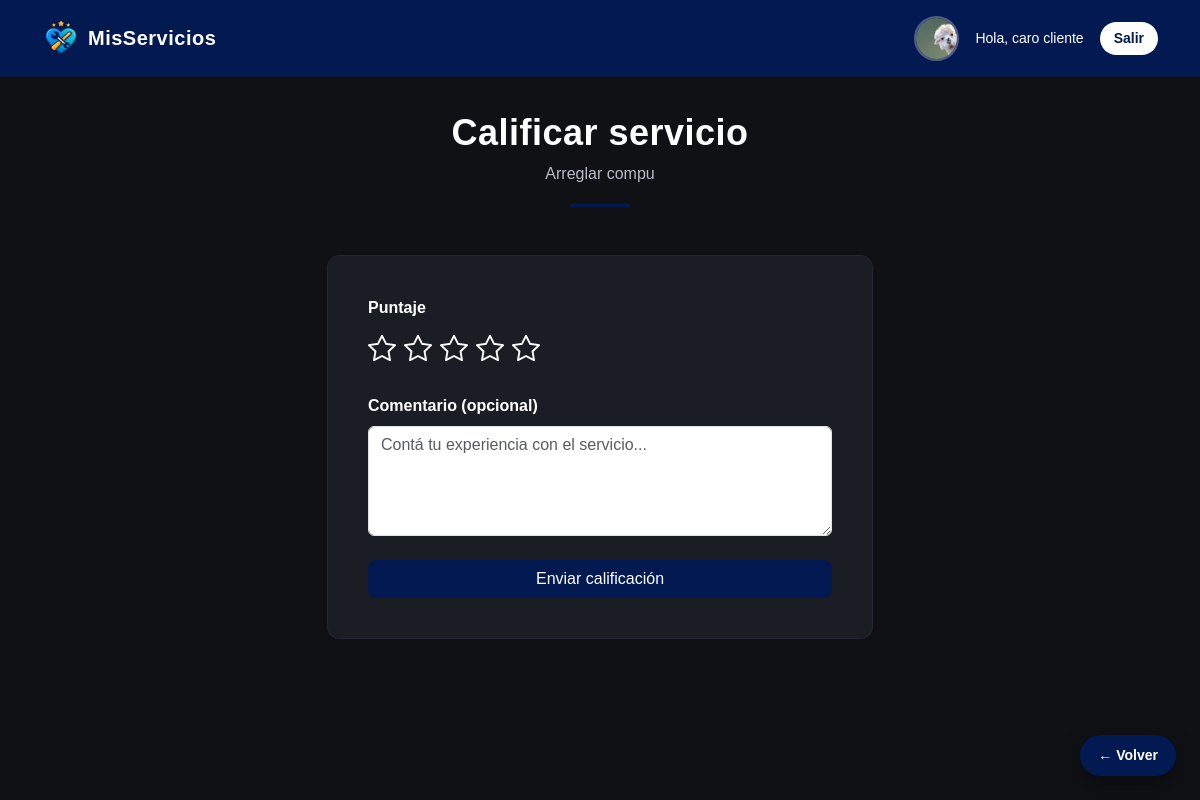
The page /servicio/2/calificar (signed in) on the database its author committed.
### models.py (models this page shows, shortened)
class Usuario(UserMixin, db.Model):
    __tablename__ = 'usuarios'
    id = db.Column(db.Integer, primary_key=True)
    nombre = db.Column(db.String(100), nullable=False)
    email = db.Column(db.String(120), unique=True, nullable=False)
    password = db.Column(db.String(255), nullable=False)
    rol = db.Column(db.String(20), nullable=False)
    imagen = db.Column(db.String(200))
    calificaciones = db.relationship('Calificacion', backref='cliente', lazy=True)

class Servicio(db.Model):
    __tablename__ = 'servicios'
    id = db.Column(db.Integer, primary_key=True)
    titulo = db.Column(db.String(100), nullable=False)
    descripcion = db.Column(db.Text, nullable=False)
    categoria = db.Column(db.String(50), nullable=False)
    usuario_id = db.Column(
        db.Integer,
        db.ForeignKey('usuarios.id'),
        nullable=False
    )
    usuario = db.relationship('Usuario', backref='servicios', lazy=True)
    calificaciones = db.relationship(
        'Calificacion',
        backref='servicio',
        lazy=True,
        cascade='all, delete-orphan'
    )

### app.py (the view, shortened to what this page needs)
@app.route('/servicio/<int:servicio_id>/calificar', methods=['GET', 'POST'])
@login_required
def calificar_servicio(servicio_id):
    if current_user.rol != 'cliente':
        flash('Solo los clientes pueden calificar servicios')
        return redirect(url_for('dashboard'))
    servicio = Servicio.query.get_or_404(servicio_id)
    return render_template('calificar_servicio.html', servicio=servicio)

### app.py (called while the page is built)
@login_manager.user_loader
def load_user(user_id):
    return Usuario.query.get(int(user_id))

### templates/calificar_servicio.html
{% extends "base.html" %}
{% from "components/estrellas.html" import estrellas_input %}
{% block page_header %}
    {% set titulo = "Calificar servicio" %}
    {% set subtitulo = servicio.titulo %}
    {% include "components/page_header.html" %}
{% endblock %}
{% block content %}
<div class="row justify-content-center">
    <div class="col-12 col-md-8 col-lg-6">
        <div class="card shadow-sm">
            <div class="card-body">
                <form method="POST">
                    <label class="mb-2 fw-bold">Puntaje</label>
                    {{ estrellas_input('estrellas') }}
                    <label class="mt-4 mb-2 fw-bold">Comentario (opcional)</label>
                    <textarea name="comentario"
                              class="form-control"
                              rows="4"
                              placeholder="Contá tu experiencia con el servicio..."></textarea>
                    <button class="btn btn-primary w-100 mt-4">
                        Enviar calificación
                    </button>
                </form>
            </div>
        </div>
    </div>
</div>
{% endblock %}

### templates/base.html (shortened to what this page needs)
<!DOCTYPE html>
<html lang="es">
<head>
    <link href="https://cdn.jsdelivr.net/npm/bootstrap@5.3.2/dist/css/bootstrap.min.css" rel="stylesheet">
    <link rel="stylesheet" href="{{ url_for('static', filename='css/styles.css') }}">
    <link rel="stylesheet" href="https://cdn.jsdelivr.net/npm/bootstrap-icons@1.11.3/font/bootstrap-icons.css">
</head>
<body>
<nav class="navbar navbar-expand-lg navbar-dark navbar-custom">
    <div class="container">
        <a class="navbar-brand d-flex align-items-center gap-2 fw-bold"
           href="{% if current_user.is_authenticated %}
                    {{ url_for('dashboard') }}
                 {% else %}
                    {{ url_for('index') }}
                 {% endif %}">
            <img src="{{ url_for('static', filename='img/logo-icon.png') }}"
                 class="logo-navbar">
            <span class="logo-text">MisServicios</span>
        </a>
        <div class="collapse navbar-collapse justify-content-lg-end text-center" id="navbarContent">
            {% if current_user.is_authenticated %}
            <div class="d-flex flex-column flex-lg-row align-items-center gap-3 mt-3 mt-lg-0">
                {% if current_user.imagen %}
                    <img src="{{ url_for('static', filename='uploads/' + current_user.imagen) }}"
                         class="avatar-navbar">
                {% else %}
                    <div class="prestador-avatar-placeholder">
                        {{ current_user.nombre[0] }}
                    </div>
                {% endif %}
                <span class="text-white small">
                    Hola, {{ current_user.nombre }}
                </span>
                <a href="{{ url_for('logout') }}" class="btn btn-logout btn-sm">
                    Salir
                </a>
            </div>
            {% endif %}
        </div>
    </div>
</nav>
<main class="container py-4">
    {% block page_header %}{% endblock %}
    {% block content %}{% endblock %}
</main>
{% if request.endpoint not in ['index'] %}
<a href="javascript:history.back()" class="btn-volver">
    ← Volver
</a>
{% endif %}
</body>
</html>

### templates/components/page_header.html
<div class="container text-center px-3 mb-5 page-header">
  <h1 class="page-title">
    {{ titulo }}
  </h1>
  {% if subtitulo %}
    <p class="page-subtitle">
      {{ subtitulo }}
    </p>
  {% endif %}
  <div class="page-header-line"></div>
</div>

### static/css/styles.css (style rules this page uses)
:root { --primary-color: #021952; --primary-hover: #04307a; --bg-dark: #0f1115; --card-dark: #1a1d24; --text-light: #ffffff; --text-muted: #b8bcc8; }
body { margin: 0; font-family: Arial, Helvetica, sans-serif; background-color: var(--bg-dark); color: var(--text-light); }
.navbar-custom { background-color: var(--primary-color); border-bottom: 1px solid #0b1333; padding: 14px 0; }
.logo-navbar { height: 38px; }
.btn-primary { background-color: var(--primary-color); border-color: var(--primary-color); border-radius: 8px; }
.btn-logout { background-color: #ffffff; color: var(--primary-color); border-radius: 20px; padding: 6px 14px; font-weight: 600; border: none; transition: all .2s ease; }
.btn-volver { position: fixed; bottom: 24px; right: 24px; z-index: 1500; background: var(--primary-color); color: #ffffff; text-decoration: none; padding: 10px 18px; border-radius: 30px; font-weight: 600; font-size: 14px; box-shadow: 0 10px 25px rgba(0,0,0,0.35); transition: all .2s ease; }
.card { background-color: var(--card-dark); border-radius: 12px; border: 1px solid #232734; color: #fff; width: 100%; padding: 20px; }
@media (min-width: 768px) { .card { padding: 22px; } }
@media (min-width: 1024px) { .card { padding: 24px; } }
.page-header { margin-top: 10px; }
.page-title { font-weight: 700; letter-spacing: 0.5px; margin-bottom: 8px; font-size: 26px; }
.page-subtitle { color: var(--text-muted); margin-bottom: 18px; font-size: 14px; }
.page-header-line { width: 60px; height: 3px; background: var(--primary-color); margin: 0 auto; border-radius: 10px; }
@media (min-width: 768px) { .page-title { font-size: 32px; } }
@media (min-width: 768px) { .page-subtitle { font-size: 16px; } }
@media (min-width: 1024px) { .page-title { font-size: 36px; } }
.logo-text { color: #ffffff; font-weight: 700; font-size: 20px; letter-spacing: 0.5px; }
.avatar-navbar { width: 45px; height: 45px; border-radius: 50%; object-fit: cover; border: 2px solid rgba(255,255,255,0.3); }

### rows shown on the page
Usuario: imagen (picture), nombre "caro cliente"
Servicio: titulo "Arreglar compu"

### other values the page prints
{{ titulo }} "Calificar servicio"
